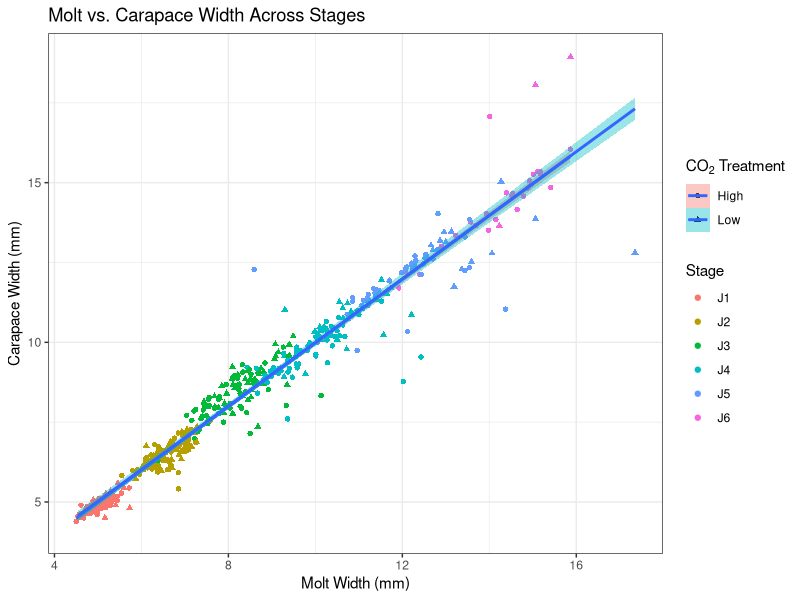
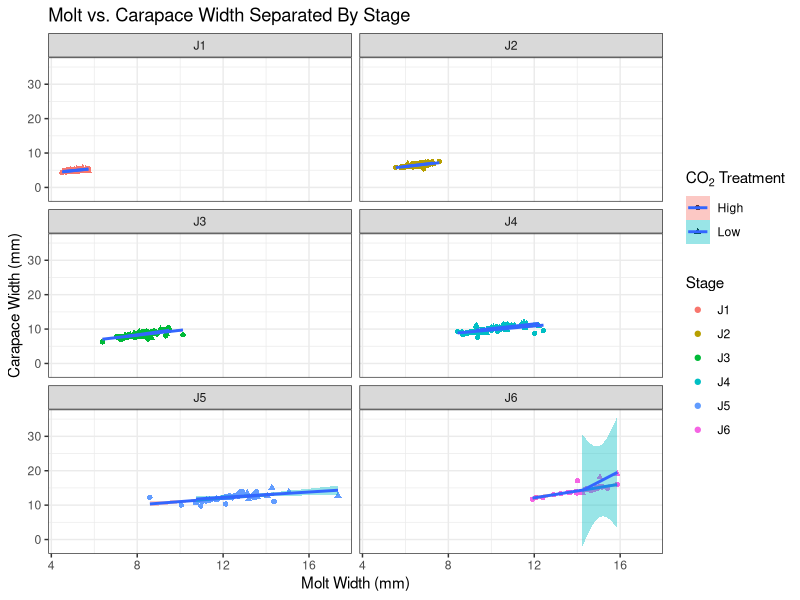
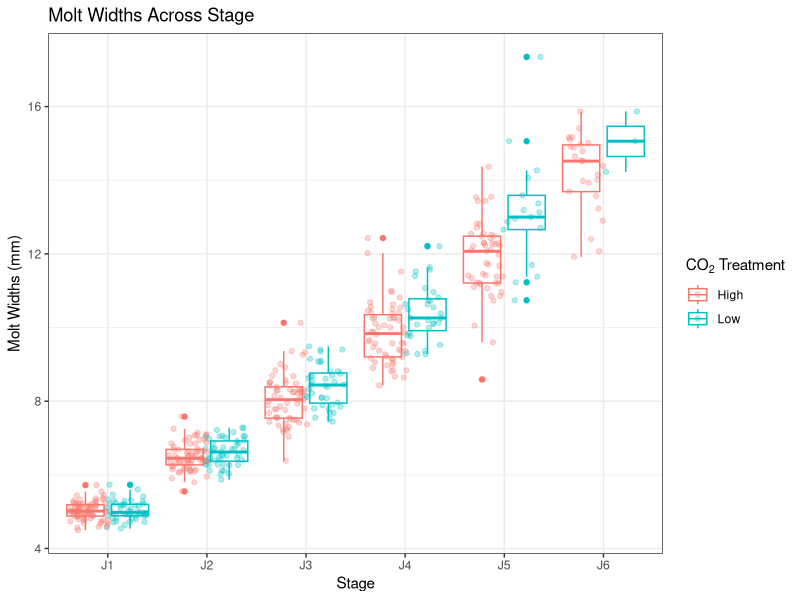
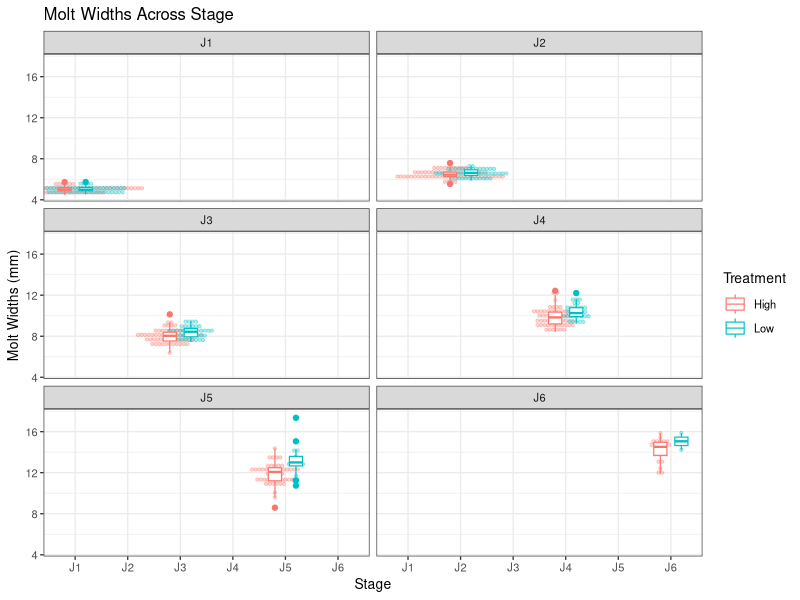
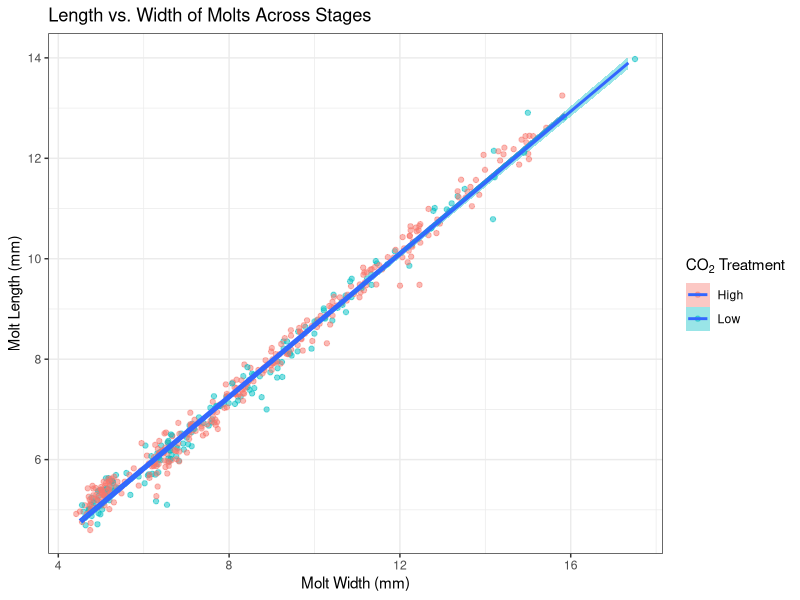
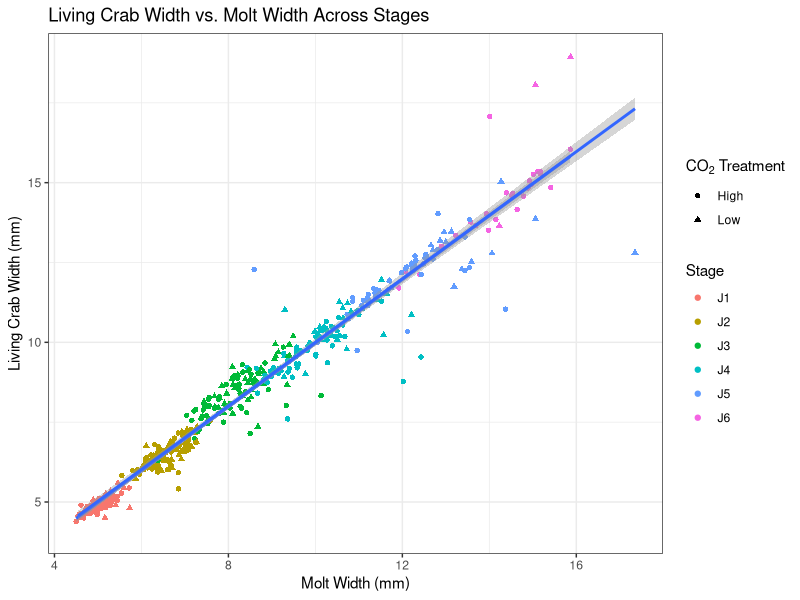
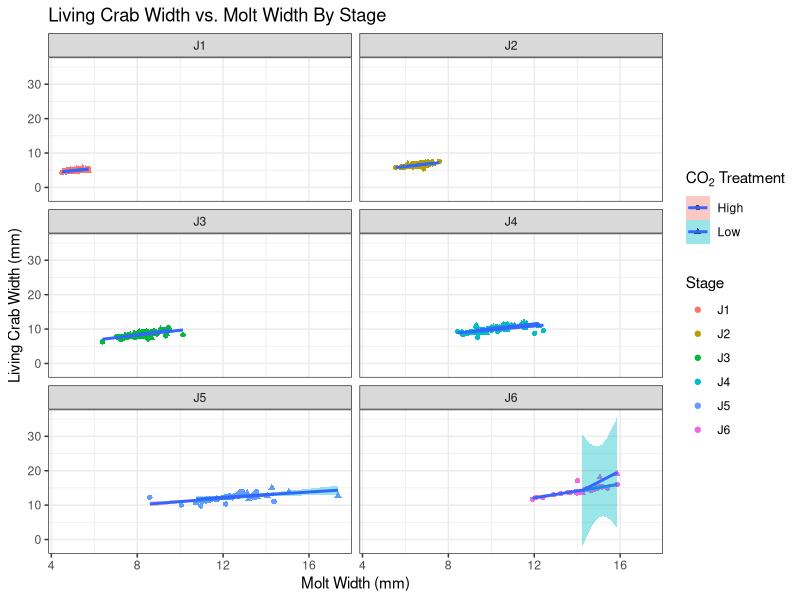
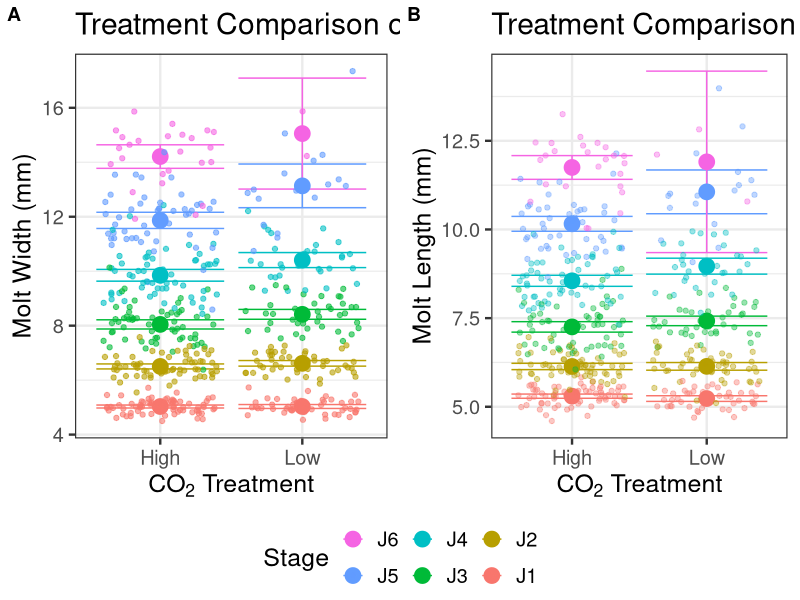

The R script that drew these images, in order: (Note: this script raises an error after producing the figures.)
#load libraries
#install.packages("ggpubr")
library(tidyr)
library(ggplot2)
library(ggpubr)
library(nlme)
library(dplyr)
library(lme4)
library(lmerTest)

# MOLT SIZES
#set up working directory
setwd("C:/Users/emma.reinhardt/Desktop/Research/Size/Data")
#read in file
allMolts <- read.csv("molts.csv", stringsAsFactors = TRUE)
#get rid of empty rows/columns and compile all width columns
#renamed columns .csv file to make this easier
mw <- subset(allMolts, Group != "")
mw <- subset(mw, select = c(Crab, Group, J1, J2, J3, J4, J5, J6))
#turn dataset into long/skinny
mw <- gather(mw, key = Stage, value = moltWidth, J1, J2, J3, J4, J5, J6)
#turn characters into factors
mw$moltWidth <- as.numeric(mw$moltWidth)
#adg in treatments
mw$Treatment <- ""
mw$Treatment[mw$Group == "HA" | mw$Group == "HB" | mw$Group == "HC"] <- "High"
mw$Treatment[mw$Group == "LA" | mw$Group == "LB" | mw$Group == "LC"] <- "Low"

#repeat all above steps for a separate lengths dataframe (fixing the stage names for merging)
ml <- subset(allMolts, Group != "")
ml <- subset(ml, select = c(Crab, Group, J1_L, J2_L, J3_L, J4_L, J5_L, J6_L))
ml <- gather(ml, key = StageL, value = moltLength, J1_L, J2_L, J3_L, J4_L, J5_L, J6_L)
cleanUp <- function(dd){
  dd$Stage = ""
  dd$Stage[dd$StageL == "J1_L"] <- "J1"
  dd$Stage[dd$StageL == "J2_L"] <- "J2"
  dd$Stage[dd$StageL == "J3_L"] <- "J3"
  dd$Stage[dd$StageL == "J4_L"] <- "J4"
  dd$Stage[dd$StageL == "J5_L"] <- "J5"
  dd$Stage[dd$StageL == "J6_L"] <- "J6"
  dd$Stage[dd$StageL == "J7_L"] <- "J7"
  dd <- subset(dd, select = c(Crab, Group, Stage, moltLength))
  return(dd)
}

ml <- cleanUp(ml)

ml$moltLength <- as.numeric(ml$moltLength)
ml$Treatment <- ""
ml$Treatment[ml$Group == "HA" | ml$Group == "HB" | ml$Group == "HC"] <- "High"
ml$Treatment[ml$Group == "LA" | ml$Group == "LB" | ml$Group == "LC"] <- "Low"

#merge the consolidated width and length dataframes
#THIS IS THE SOLE MOLT DF
molt <- merge(ml, mw)


#BODY SIZES
#do the same thing to prep all of the size data
d <- read.csv("sizes.csv", stringsAsFactors = FALSE)
#fix data frame
d <- subset(d, Group != "")
d <- subset(d, select = c(Crab, Group, J1, J2, J3, J4, J5, J6))
#short-wide to long-skinny
dg <- gather(d, key = Stage, value = carapaceWidth, J1, J2, J3, J4, J5, J6)
#convert variable from character to number
dg$carapaceWidth <- as.numeric(dg$carapaceWidth)
#adg Treatment
dg$Treatment <- ""
dg$Treatment[dg$Group == "HA" | dg$Group == "HB" | dg$Group == "HC"] <- "High" 
dg$Treatment[dg$Group == "LA" | dg$Group == "LB" | dg$Group == "LC"] <- "Low"


#combine width data frames
#THIS IS MOLT + LIVE CRAB WIDTHS
#total <- data.frame(mw$Crab, mw$Group, mw$Stage, mw$Treatment, mw$moltWidth, dg$carapaceWidth)
total <- merge(mw, dg)



### MOLT + BODY PLOTS
#pretty title
legendTitle = expression("CO"[2]*" Treatment")
#linear fit of molts vs bodies
ggplot(total, aes(x = moltWidth, y = carapaceWidth)) + 
  geom_point(aes(color = Stage, shape = Treatment)) + 
  theme_bw() + 
  geom_smooth(aes(fill = Treatment), method = lm, se = TRUE) + 
  labs(x = "Molt Width (mm)", y = "Carapace Width (mm)", title = "Molt vs. Carapace Width Across Stages", 
       legend, fill = legendTitle, color = "Stage", shape = legendTitle)
#linear fit of molts vs bodies across stages
ggplot(total, aes(moltWidth, carapaceWidth)) + 
  geom_point(aes(color = Stage, shape = Treatment)) +
  geom_smooth(aes(fill = Treatment), method = lm, se=TRUE) +
  theme_bw() +
  facet_wrap(~Stage, ncol = 2) + 
  labs(x = "Molt Width (mm)", y = "Carapace Width (mm)", title = "Molt vs. Carapace Width Separated By Stage", 
       fill = legendTitle, shape = legendTitle, stage = "Stage")



## MOLT PLOTS
#overview of molt widths across stages
ggplot(mw, aes(x = Stage, y = moltWidth)) + 
  labs(x = "Stage", y = "Molt Widths (mm)", title = "Molt Widths Across Stage", color = legendTitle) + 
  geom_boxplot(aes(colour = Treatment), position= position_dodge(0.9)) + 
  geom_jitter(aes(color = Treatment), trim = FALSE,
              binaxis = 'y', stackdir = 'center', dotsize = 0.8, alpha = 0.3,
              position = position_jitterdodge(0.4)) +
  theme_bw()
#plots separated based on stage
ggplot(mw, aes(x = Stage, y = moltWidth)) + 
  labs(x = "Stage", y = "Molt Widths (mm)", title = "Molt Widths Across Stage") + 
  geom_dotplot(aes(fill = Treatment, color = Treatment), trim = FALSE,
               binaxis = 'y', stackdir = 'center', dotsize = 0.8, alpha = 0.3,
               position = position_dodge(0.8)) + 
  geom_boxplot(aes(color = Treatment), width = 0.5, size = 0.4,
               position = position_dodge(0.8)) + 
  facet_wrap(~Stage, ncol = 2) + 
  theme_bw(base_size = 10)


#molt length vs. width separated by stage
ggplot(molt, aes(x = moltWidth, y = moltLength)) + 
  labs(x = "Molt Width (mm)", y = "Molt Length (mm)", title = "Length vs. Width of Molts Across Stages", 
       color = legendTitle, fill = legendTitle) + 
  geom_point(aes(color = Treatment), trim = FALSE,
              binaxis = 'y', stackdir = 'center', dotsize = 0.3, alpha = 0.5,
              position = position_jitter(0.2)) + 
  theme_bw() + 
#  facet_wrap(~Stage, ncol=2) + 
  geom_smooth(method = lm, aes(fill = Treatment))




#plots of body sizes vs. molt sizes
#how to get y axis scale to accommodate body & molt measurements?
ggplot(total, aes(x = moltWidth, y = carapaceWidth)) + 
  geom_point(aes(shape = Treatment, color = Stage)) + 
  geom_smooth(aes(shape = Treatment), method=lm, se = TRUE) + 
  theme_bw() + 
  labs(x = "Molt Width (mm)", y = "Living Crab Width (mm)", title = "Living Crab Width vs. Molt Width Across Stages",
       shape = legendTitle, color = "Stage")

ggplot(total, aes(moltWidth, carapaceWidth)) + 
  geom_point(aes(color = Stage, shape = Treatment)) +
  geom_smooth(aes(fill = Treatment), method = lm, se=TRUE) +
  theme_bw() +
  facet_wrap(~Stage, ncol = 2) + 
  labs(title = "Living Crab Width vs. Molt Width By Stage", x = "Molt Width (mm)", y = "Living Crab Width (mm)",
       color = "Stage", fill = legendTitle, shape = legendTitle)



#Function to calc stand errors and CI for error bars
## Gives count, mean, standard deviation, standard error of the mean, and confidence interval (default 95%).
##   data: a data frame.
##   measurevar: the name of a column that contains the variable to be summariezed
##   groupvars: a vector containing names of columns that contain grouping variables
##   na.rm: a boolean that indicates whether to ignore NA's
##   conf.interval: the percent range of the confidence interval (default is 95%)
summarySE <- function(data=NULL, measurevar, groupvars=NULL, na.rm=FALSE,
                      conf.interval=.95, .drop=TRUE) {
  library(plyr)
  
  # New version of length which can handle NA's: if na.rm==T, don't count them
  length2 <- function (x, na.rm=FALSE) {
    if (na.rm) sum(!is.na(x))
    else       length(x)
  }
  
  # This does the summary. For each group's data frame, return a vector with
  # N, mean, and sd
  datac <- ddply(data, groupvars, .drop=.drop,
                 .fun = function(xx, col) {
                   c(N    = length2(xx[[col]], na.rm=na.rm),
                     mean = mean   (xx[[col]], na.rm=na.rm),
                     sd   = sd     (xx[[col]], na.rm=na.rm)
                   )
                 },
                 measurevar
  )
  
  # Rename the "mean" column    
  datac <- rename(datac, c("mean" = measurevar))
  
  datac$se <- datac$sd / sqrt(datac$N)  # Calculate standard error of the mean
  
  # Confidence interval multiplier for standard error
  # Calculate t-statistic for confidence interval: 
  # e.g., if conf.interval is .95, use .975 (above/below), and use df=N-1
  ciMult <- qt(conf.interval/2 + .5, datac$N-1)
  datac$ci <- datac$se * ciMult
  
  return(datac)
}  


summaryForErrorBars <- summarySE(data=molt, measurevar = "moltWidth", 
                             groupvars = c("Stage", "Treatment"), na.rm = TRUE)

summaryForErrorBars$upperBar <- summaryForErrorBars$moltWidth + summaryForErrorBars$ci
summaryForErrorBars$lowerBar <- summaryForErrorBars$moltWidth - summaryForErrorBars$ci
moltW <- ggplot(summaryForErrorBars, aes(x = Treatment, y = moltWidth, colour = Stage)) +
  geom_errorbar(aes(ymin = lowerBar, ymax = upperBar))+
  geom_point(size = 5) +
  geom_jitter(data=molt, aes(x = Treatment, y = moltWidth, colour = Stage), alpha = 0.6,
              position = position_jitter(0.4)) +
  theme_bw(base_size = 18) +
#  scale_color_manual(values = myColors) +
  labs(x = legendTitle, y = "Molt Width (mm)", title = "Treatment Comparison of Molt Widths") + 
  scale_color_discrete(breaks=c("J6","J5","J4","J3","J2","J1"))

myColors <- c("#f26d54", "#36bddc","#337d40", "#b6471d", "#00c23f", "#0231d1")


#### SAME AS ABOVE BUT FOR MOLT LENGTHS, NOT WIDTHS
summaryForErrorBars <- summarySE(data=molt, measurevar = "moltLength", 
                                 groupvars = c("Stage", "Treatment"), na.rm = TRUE)

summaryForErrorBars$upperBar <- summaryForErrorBars$moltLength + summaryForErrorBars$ci
summaryForErrorBars$lowerBar <- summaryForErrorBars$moltLength - summaryForErrorBars$ci
moltL <- ggplot(summaryForErrorBars, aes(x = Treatment, y = moltLength, colour = Stage)) +
  geom_errorbar(aes(ymin = lowerBar, ymax = upperBar)) +
  geom_point(size = 5) +
  geom_jitter(data=molt, aes(x = Treatment, y = moltLength, colour = Stage), alpha = 0.4,
              position = position_jitter(0.4)) +
  theme_bw(base_size = 18) +
  labs(x = legendTitle, y = "Molt Length (mm)", title = "Treatment Comparison of Molt Lengths")


ggarrange(moltW, moltL,
          labels = c("A", "B"),
          common.legend=TRUE,
          legend="bottom")





##### MOLT STATS
###helpful functions
#isolate stages to compare each one
isolate <- function(dd, stageName){
  single <- dd[dd$Stage == stageName,]
  return(single)
}

#function for finding live crab width : molt width ratio
ratio <- function(dataName) {
  slant <- dataName$carapaceWidth/dataName$moltWidth
  return(slant)
}

#function to run for each stage
fitComp <- function(dd){
  stat <- lme(Ratio~Stage + Treatment + Stage*Treatment, random = ~1|(Crab), data = dd, na.action = na.omit)
  return(summary(stat))
}

#function to compare each stage for ONLY molt sizes
#for molt widths
statisticW <- function(dataName){
  fitW <- lm(moltWidth ~ Treatment, data = dataName, na.action = na.omit)
  return(summary(fitW))
}

#for molt lengths
statisticL <- function(dataName){
  fitL <- lm(moltLength ~ Treatment, data = dataName, na.action = na.omit)
  return(summary(fitL))
}



### MOLT WIDTHS AND LENGTHS
#overall 
moltStatW <- lmer(moltWidth ~ Treatment + (1|Crab) + (1|Stage), data = molt)
summary(moltStatW)
#p value = 0.00019

moltStatL <- lmer(moltLength ~ Treatment + (1|Crab) + (1|Stage), data = molt)
summary(moltStatL)
#p value = 0.0146


#by stage
j1M <- isolate(molt, "J1")
j2M <- isolate(molt, "J2")
j3M <- isolate(molt, "J3")
j4M <- isolate(molt, "J4")
j5M <- isolate(molt, "J5")
j6M <- isolate(molt, "J6")

#compare j1
statisticW(j1M)
statisticL(j1M)
#compare j2
statisticW(j2M)
statisticL(j2M)
#compare j3
statisticW(j3M) #significant p value = 0.0044
statisticL(j3M)
#compare j4
statisticW(j4M) #significant p value = 0.0023
statisticL(j4M) #significant p value = 0.0025
#compare j5
statisticW(j5M) #significant p value = 0.0003
statisticL(j5M) #significant p value = 0.0005
#compare j6
statisticW(j6M)
statisticL(j6M)



### MOLTS & BODIES STATISTIC --> mostly body/molt ratio

#insert ratios into dataframe
total$Ratio <- ""
all <- ratio(total)
total$Ratio <- all

### AIC (overall)
fitAllT <- lmer(Ratio~Treatment + (1|Crab), data = total, na.action = na.omit)
isSingular(fitAllT, tol=1e-05) #TRUE

fitAllS <- lmer(Ratio~Stage + (1|Crab), data = total, na.action = na.omit)
isSingular(fitAllS, tol=1e-05) #TRUE

fitAllTS <- lmer(Ratio~Stage + Treatment + (1|Crab), data = total, na.action = na.omit)
isSingular(fitAllTS, tol=1e-05) #TRUE

fitAllTSTS <- lmer(Ratio~Stage + Treatment + Stage*Treatment + (1|Crab), data = total, na.action = na.omit)
isSingular(fitAllTSTS, tol=1e-05) #TRUE

AIC(fitAllT, fitAllS, fitAllTS, fitAllTSTS, k=2)
#fitAllTSTS has lowest AIC value
#run with treatment + stage + TR*ST parameter?


#### FOR BODY WIDTHS + MOLT WIDTHS
summaryForErrorBars <- summarySE(data=total, measurevar = "Ratio", 
                                 groupvars = c("Stage", "Treatment"), na.rm = TRUE)

summaryForErrorBars$upperBar <- summaryForErrorBars$Ratio + summaryForErrorBars$ci
summaryForErrorBars$lowerBar <- summaryForErrorBars$Ratio - summaryForErrorBars$ci
ggplot(summaryForErrorBars, aes(x = Treatment, y = Ratio, colour = Stage)) +
  geom_errorbar(aes(ymin = lowerBar, ymax = upperBar)) +
  geom_point(size = 5) +
  geom_jitter(data=total, aes(x = Treatment, y = Ratio, colour = Stage), alpha = 0.4,
              position = position_jitter(0.4)) +
  theme_bw(base_size = 15) +
  labs(x = legendTitle, y = "Body Width to Molt Width Ratio", title = "Treatment Comparison of Molt Lengths")


### per stage statistics

#sorry, you have to isolate the stages again (for the dataframe with LIVE crab widths, not MOLT LENGTHS)
#another isolation function until I can fix the weird nomenclature in 'total'
isolate2 <- function(dd, stageName){
  single <- dd[dd$Stage == stageName,]
  return(single)
}

j1T <- isolate2(total, "J1")
j2T <- isolate2(total, "J2")
j3T <- isolate2(total, "J3")
j4T <- isolate2(total, "J4")
j5T <- isolate2(total, "J5")
j6T <- isolate2(total, "J6")

#mixed model for each stage
fitComp(j1T)

stat1 <- lme(Ratio ~ Stage + Treatment + Stage*Treatment, random = ~1|Crab, data = j1T, na.action = na.omit)
